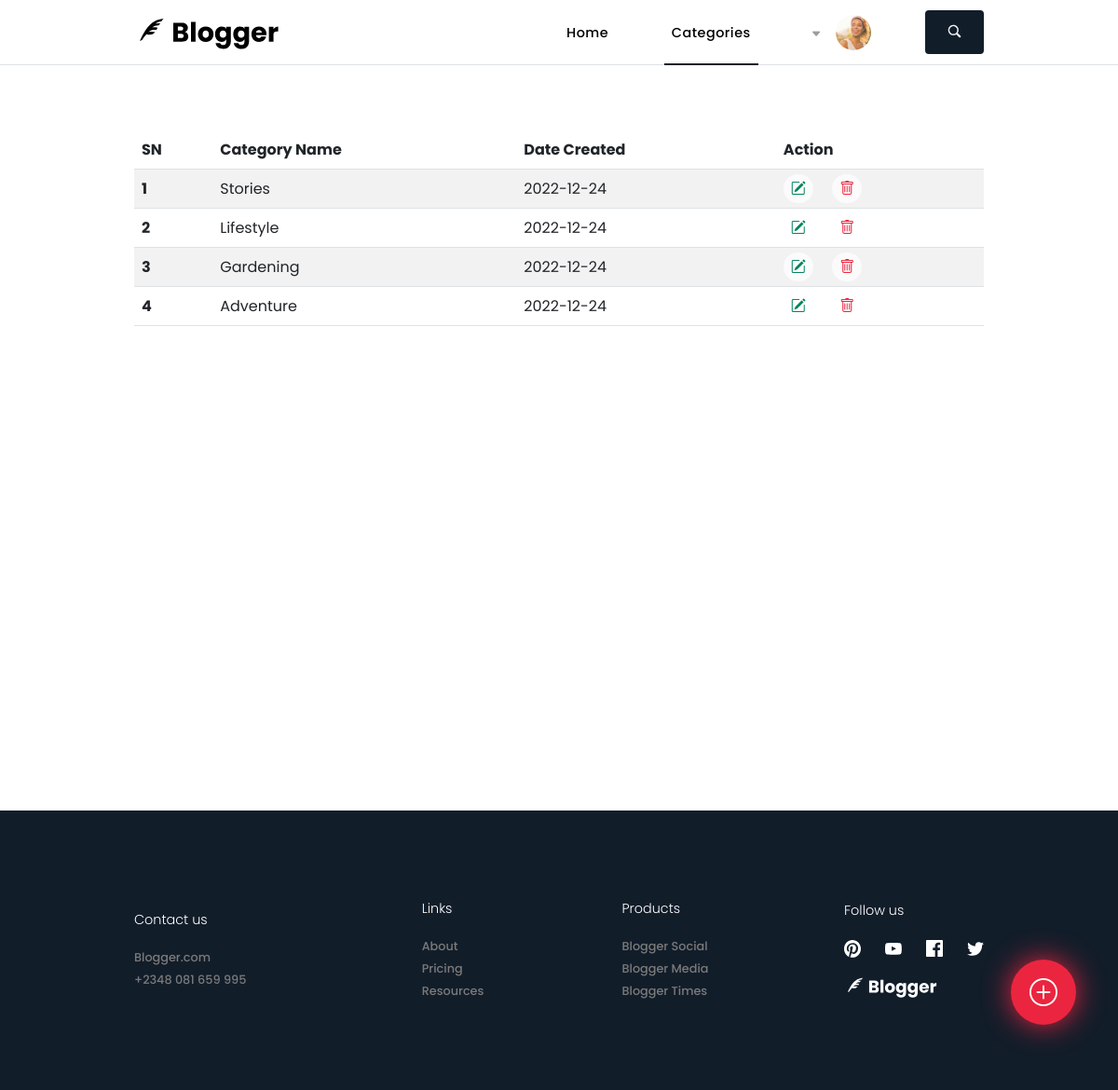
Page /categories.php?id=16 on the committed database.
### tables this page shows
CREATE TABLE `categories` (
  `id` int NOT NULL,
  `addCategory` varchar(255) NOT NULL,
  `dateCreated` date NOT NULL
);

### classes/dbConnect.php (called while the page is built)
<?php
    class DbConnect
    {
        protected function connect()
        {
            try
            {
                $username = 'root';
                $password = '';
                $dbConn = new PDO('mysql:host=localhost;dbname=blogger', $username, $password);
                return $dbConn;
            }
            catch (PDOException $e)
            {
                print "Connection failed: " . $e->getMessage() . "<br>";
                die();
            }
        }
    }
?>

### classes/category.queryDb.php (called while the page is built, shortened)
<?php
    class CategoryQueryDb extends DbConnect
    {
        public function fetchAllCategories()
        {
            try
            {
                $stmt = $this->connect()->prepare("SELECT * FROM categories ORDER BY id DESC");
                $stmt->execute();
                return $stmt->fetchAll();
            }
            catch (Exception $e)
            {
                return $e->getMessage();
            }
        }
    }
?>

### categories.php (the view, shortened to what this page needs)
<?php
require './classes/dbConnect.php';
?>
<body>
    <div class="mainContainer">
        <?php include './headers/categoriesHeader.php' ?>
        <section class="categoriesWrapper ">
            <table class="table table-striped table-hover">
                <thead>
                    <tr>
                        <th scope="col">SN</th>
                        <th scope="col">Category Name</th>
                        <th scope="col">Date Created</th>
                        <th scope="col">Action</th>
                    </tr>
                </thead>
                <tbody>
                    <?php
                        $result = new CategoryQueryDb();
                        $categories = $result->fetchAllCategories();
                        foreach ($categories as $key => $category):?>
                        <tr>
                            <th scope="row"><?= $key + 1 ?></th>
                            <td><?= $category['addCategory'] ?></td>
                            <td><?= $category['dateCreated'] ?></td>
                            <td>
                                <a href="javascript:void(0)" class="me-3" data-bs-toggle="modal" data-bs-target="#updateModal<?= $category['id'] ?>"><i class="bi bi-pencil-square"></i></a>
                                <a href="categories.php?deleteId=<?= $category['id'] ?>"><i class="bi bi-trash"></a></i>
                            </td>
                        </tr>
                    <?php endforeach ?>
                </tbody>
            </table>
        </section>
        <footer class="d-flex justify-content-between align-items-center ">
            <div class="contactUs">
                <ul class="d-flex flex-column">
                    <p>Contact us</p>
                    <li><a href="#">Blogger.com</a></li>
                    <li><a href="tel:+2348081659995">+2348 081 659 995</a></li>
                </ul>
            </div>
            <div class="links justify-content-center">
                <ul class="d-flex flex-column">
                    <p>Links</p>
                    <li><a href="#">About</a></li>
                    <li><a href="#">Pricing</a></li>
                    <li><a href="#">Resources</a></li>
                </ul>
            </div>
            <div class="products justify-content-center">
                <ul class="d-flex flex-column">
                    <p>Products</p>
                    <li><a href="#">Blogger Social</a></li>
                    <li><a href="#">Blogger Media</a></li>
                    <li><a href="#">Blogger Times</a></li>
                </ul>
            </div>
            <div class="followUs justify-content-end">
                <ul class="d-flex flex-column align-items-start">
                    <p>Follow us</p>
                    <li>
                        <ul>
                            <li><a href="#"><img src="assets/svg/pinterestIcon.svg" alt="follow us on Facebook"></a></li>
                            <li><a href="#"><img src="assets/svg/youtubeIcon.svg" alt="follow us on Youtube"></a></li>
                            <li><a href="#"><img src="assets/svg/facebookIcon.svg" alt="follow us on Facebook"></a></li>
                            <li><a href="#"><img src="assets/svg/twitterIcon.svg" alt="follow us on Twitter"></a></li>
                        </ul>
                    </li>
                    <li class="logoList mt-3"><a href="#"><img src="assets/svg/bloggerLogoWhite.svg" alt="Blogger.com"></a></li>
                </ul>
            </div>
        </footer>
        <button type="button" class="postBtn border-0" data-bs-toggle="modal" data-bs-target="#exampleModal">
            <i class="bi bi-plus-circle"></i>
        </button>
    </div>
</body>
</html>

### styles/css/categories.css (style rules this page uses)
body { font-family: "Poppins", sans-serif; }
*, img, a, ul, li, p, h2, h3, h4, h5, h6, input, textarea { margin: 0; padding: 0; list-style: none; text-decoration: none; box-sizing: border-box; resize: none !important; }
body .mainContainer { max-width: 100%; background-color: #ffffff; }
body .mainContainer .categoriesWrapper { width: 100%; height: 100vh; padding: 0 12%; padding-top: 70px; }
body .mainContainer .categoriesWrapper table tbody { width: 100%; }
body .mainContainer .categoriesWrapper table tbody tr td a { padding: 4px 8px; border-radius: 50px; background-color: rgba(255, 255, 255, 0.678); }
body .mainContainer .categoriesWrapper table tbody tr td a:first-child { color: #00835c; }
body .mainContainer .categoriesWrapper table tbody tr td a:nth-child(2) { color: #eb253f; }
body footer { height: 300px; background-color: #121d2a; padding: 0 12%; }
body footer div { width: 25%; display: flex; }
body footer div ul p { color: #ffffff; margin-bottom: 16px; font-size: 0.9rem; font-weight: 300; }
body footer div ul li a { font-size: 0.8rem; font-weight: 500; color: #7a7a7a; }
body footer div:last-child ul li ul { width: 150px; display: flex; justify-content: space-between; }
body footer div:last-child ul li ul li a { width: 20px; }
body footer div:last-child ul li ul li a img { width: 18px; }
body footer div:last-child ul .logoList a img { width: 100px; }
body .postBtn { position: fixed; bottom: 70px; right: 45px; width: 70px; height: 70px; border-radius: 50px; font-size: 30px; color: #ffffff; box-shadow: 0px 0px 30px #eb253f; background-color: #eb253f; }

### rows in the picture
categories: addCategory "Stories", dateCreated "2022-12-24"
categories: addCategory "Lifestyle", dateCreated "2022-12-24"
categories: addCategory "Gardening", dateCreated "2022-12-24"
categories: addCategory "Adventure", dateCreated "2022-12-24"
